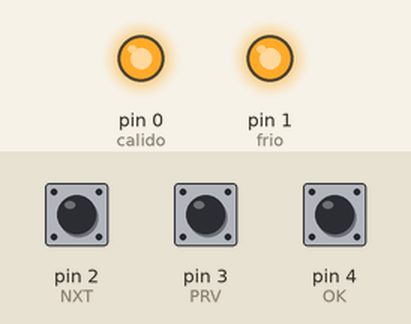
Recording of a sketch running on a simulated Arduino Uno, built with avr-gcc and run on an emulated ATmega328P. On the bench: output pins drawn as LEDs (lit = HIGH). Dashed ring = blinking. The inputs (shaded band) are chosen by the test bench; at power-on: pin 4 (OK) HIGH, pin 2 (NXT) HIGH, pin 3 (PRV) HIGH.

Above: at 1.2 s.
1.3 s: pin 4 (OK) pulled LOW for 1 s
At 2.7 s:
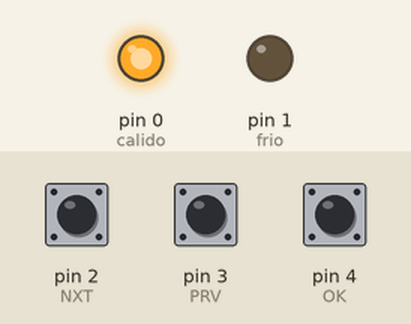
3.8 s: pin 4 (OK) pulled LOW for 0.15 s
At 5.2 s:
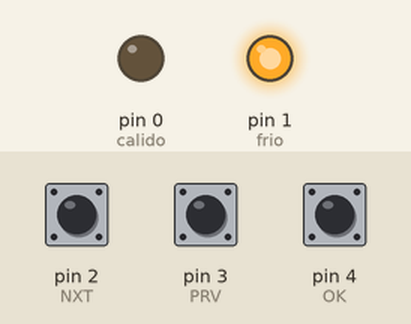
5.5 s: pin 4 (OK) pulled LOW for 3.2 s
At 5.8 s:
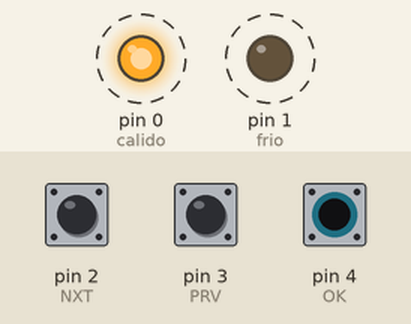
Timing chart, 0 to 10.2 s (numbered marks = the images above; inputs shaded):
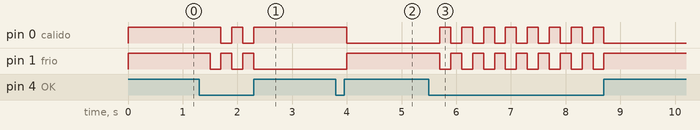

Measured:
- after the input at 1.3 s, pin 0 (calido): alternates HIGH for 0.20 s and LOW for 0.20 s, 4 changes in all, then stays HIGH, starting after 0.40 s; pin 1 (frio): alternates HIGH for 0.20 s and LOW for 0.20 s, 5 changes in all, then stays LOW, starting after 0.20 s
- after the input at 3.8 s, pin 0 (calido): HIGH → LOW after 0.20 s; pin 1 (frio): LOW → HIGH after 0.20 s
- after the input at 5.5 s, pin 0 (calido): alternates HIGH for 0.20 s and LOW for 0.20 s, 16 changes in all, then stays LOW, starting after 0.20 s; pin 1 (frio): alternates HIGH for 0.20 s and LOW for 0.20 s, 16 changes in all, then stays HIGH, starting after 0.20 s

The sketch:

ATTINYleds.ino
```cpp
// Definición de pines
const int frio = 1;   // Primer LED conectado al pin 3
const int calido = 0; // Segundo LED conectado al pin 4
const int RESET = 5;  // Pulsador conectado al pin 5
const int OK = 4;     // Pulsador conectado al pin 1
const int NXT = 2;    // Pulsador conectado al pin 2
const int PRV = 3;    // Pulsador conectado al pin 0

// Variable para almacenar el estado del pulsador
int estadoRESET;
int estadoPRV;
int estadoOK;
int estadoNXT;
int caso = 1;
int i = 0;

void setup() {
  // Configurar pines como entrada o salida
  pinMode(frio, OUTPUT);      // Funcionando
  pinMode(calido, OUTPUT);    // Funcionando
  pinMode(PRV, INPUT);        // Agregar resistencia pull-up externa si es necesario
  pinMode(OK, INPUT_PULLUP);  // Funcionando
  pinMode(NXT, INPUT);        // Agregar resistencia pull-up externa si es necesario
}

void loop() {
  // Leer el estado de los pulsadores
  estadoPRV = digitalRead(PRV);
  estadoNXT = digitalRead(NXT);

  switch (caso) {
    case 1:
      analogWrite(frio, 255);
      analogWrite(calido, 255);
      break;
    case 2:
      analogWrite(frio, i);
      analogWrite(calido, 255);
      break;
    case 3:
      analogWrite(frio, 255);
      analogWrite(calido, i);
      break;
  }

  // Incrementar o disminuir el valor de i según los botones presionados
  if (estadoPRV == LOW && i > 0) {
    i--;
    delay(100); // Puedes ajustar este valor según sea necesario
  } else if (estadoNXT == LOW && i < 255) {
    i++;
    delay(100); // Puedes ajustar este valor según sea necesario
  }

  // Cambiar de caso si se presiona el botón OK
  if (digitalRead(OK) == LOW) {
    caso++;
    if (caso > 3) {
      caso = 2;
    }
    delay(200); // Puedes ajustar este valor según sea necesario
  }
}
```
